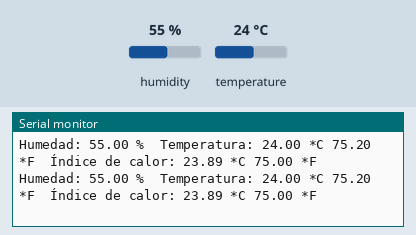
A sketch run on a simulated Arduino Uno, built with avr-gcc and run on an emulated ATmega328P. On the bench: the last lines printed to the serial monitor. The test bench sets the inputs (shaded band); at power-on: humidity 55 %, temperature 24 °C.

Above: at 10.8 s.
10.9 s: humidity set to 22 %
At 15.6 s:
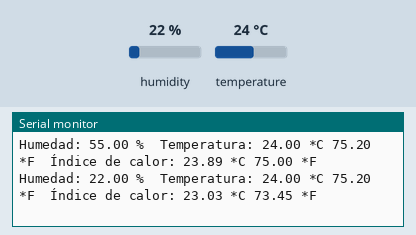
18.4 s: temperature set to 12 °C
At 21.1 s:
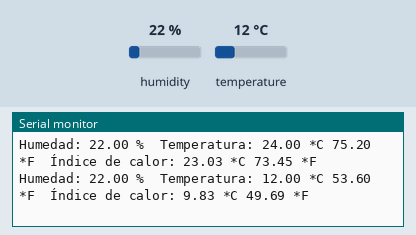
25.9 s: humidity set to 40 %
At 30.7 s:
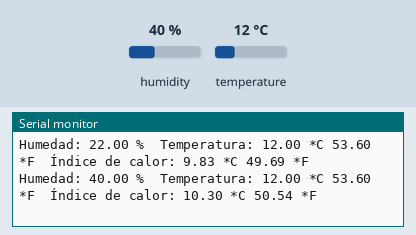
Timing chart, 0 to 32.2 s (numbered marks = the images above; inputs shaded):
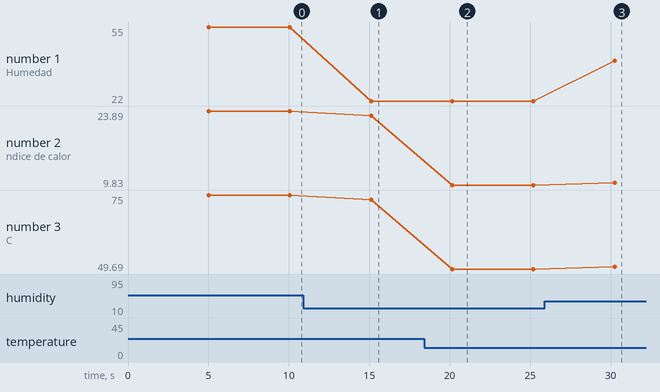

The sketch:

DHT11.ino
```cpp
#include <DHT.h>

#define DHTPIN 8
#define DHTTYPE DHT11
DHT dht(DHTPIN, DHTTYPE);
void setup() {

 Serial.begin(9600);
 dht.begin();
}

void loop() {
delay(5000);

float h = dht.readHumidity();
float t = dht.readTemperature();
float f = dht.readTemperature(true);
  if (isnan(h) || isnan(t) || isnan(f)) {
    Serial.println("Error obteniendo los datos del sensor DHT11");
    return;
  }

 float hif = dht.computeHeatIndex(f, h);

 float hic = dht.computeHeatIndex(t, h, false);

   Serial.print("Humedad: ");
  Serial.print(h);
  Serial.print(" %\t");
  Serial.print("Temperatura: ");
  Serial.print(t);
  Serial.print(" *C ");
  Serial.print(f);
  Serial.print(" *F\t");
  Serial.print("Índice de calor: ");
  Serial.print(hic);
  Serial.print(" *C ");
  Serial.print(hif);
  Serial.println(" *F");

}
```

Measured:
- after the input at 10.9 s, the serial monitor: prints a new line after 4.2 s (image 1)
- after the input at 18.4 s, the serial monitor: prints a new line after 1.8 s (image 2)
- after the input at 25.9 s, the serial monitor: prints a new line after 4.3 s (image 3)
- plotted number 1: 55 → 22 after the input at 10.9 s, 22 → 40 after the input at 25.9 s
- plotted number 2: 23.89 → 23.03 after the input at 10.9 s, 23.03 → 9.83 after the input at 18.4 s, 9.83 → 10.3 after the input at 25.9 s
- plotted number 3: 75 → 73.45 after the input at 10.9 s, 73.45 → 49.69 after the input at 18.4 s, 49.69 → 50.54 after the input at 25.9 s
